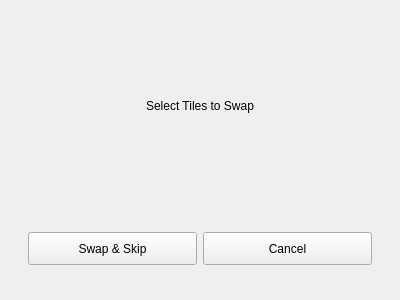
<?xml version="1.0" encoding="UTF-8"?>
<ui version="4.0">
 <class>tile_swap</class>
 <widget class="QDialog" name="tile_swap">
  <property name="geometry">
   <rect>
    <x>0</x>
    <y>0</y>
    <width>400</width>
    <height>300</height>
   </rect>
  </property>
  <property name="windowTitle">
   <string>Dialog</string>
  </property>
  <layout class="QVBoxLayout" name="verticalLayout">
   <property name="spacing">
    <number>0</number>
   </property>
   <property name="leftMargin">
    <number>10</number>
   </property>
   <property name="topMargin">
    <number>10</number>
   </property>
   <property name="rightMargin">
    <number>10</number>
   </property>
   <property name="bottomMargin">
    <number>10</number>
   </property>
   <item>
    <widget class="QFrame" name="frame">
     <property name="frameShape">
      <enum>QFrame::NoFrame</enum>
     </property>
     <property name="frameShadow">
      <enum>QFrame::Raised</enum>
     </property>
     <layout class="QVBoxLayout" name="verticalLayout_2">
      <property name="spacing">
       <number>0</number>
      </property>
      <item>
       <widget class="QFrame" name="swap_icon_container">
        <property name="frameShape">
         <enum>QFrame::NoFrame</enum>
        </property>
        <property name="frameShadow">
         <enum>QFrame::Raised</enum>
        </property>
        <layout class="QHBoxLayout" name="horizontalLayout">
         <item>
          <widget class="QLabel" name="swap_icon">
           <property name="sizePolicy">
            <sizepolicy hsizetype="Fixed" vsizetype="Fixed">
             <horstretch>0</horstretch>
             <verstretch>0</verstretch>
            </sizepolicy>
           </property>
           <property name="minimumSize">
            <size>
             <width>40</width>
             <height>40</height>
            </size>
           </property>
           <property name="maximumSize">
            <size>
             <width>40</width>
             <height>40</height>
            </size>
           </property>
           <property name="text">
            <string/>
           </property>
           <property name="alignment">
            <set>Qt::AlignCenter</set>
           </property>
          </widget>
         </item>
        </layout>
       </widget>
      </item>
      <item>
       <widget class="QFrame" name="label_container">
        <property name="frameShape">
         <enum>QFrame::NoFrame</enum>
        </property>
        <property name="frameShadow">
         <enum>QFrame::Raised</enum>
        </property>
        <layout class="QVBoxLayout" name="verticalLayout_3">
         <property name="spacing">
          <number>0</number>
         </property>
         <item>
          <widget class="QLabel" name="title">
           <property name="text">
            <string>Select Tiles to Swap</string>
           </property>
           <property name="alignment">
            <set>Qt::AlignCenter</set>
           </property>
          </widget>
         </item>
         <item>
          <widget class="QLabel" name="selection_count">
           <property name="text">
            <string/>
           </property>
           <property name="alignment">
            <set>Qt::AlignCenter</set>
           </property>
          </widget>
         </item>
        </layout>
       </widget>
      </item>
      <item>
       <widget class="QFrame" name="tile_container">
        <property name="frameShape">
         <enum>QFrame::NoFrame</enum>
        </property>
        <property name="frameShadow">
         <enum>QFrame::Raised</enum>
        </property>
        <layout class="QHBoxLayout" name="horizontalLayout_3">
         <item>
          <layout class="QHBoxLayout" name="tile_layout">
           <property name="spacing">
            <number>8</number>
           </property>
          </layout>
         </item>
        </layout>
       </widget>
      </item>
      <item>
       <widget class="QFrame" name="button_container">
        <property name="frameShape">
         <enum>QFrame::NoFrame</enum>
        </property>
        <property name="frameShadow">
         <enum>QFrame::Raised</enum>
        </property>
        <layout class="QHBoxLayout" name="horizontalLayout_2">
         <item>
          <widget class="QPushButton" name="swap_button">
           <property name="minimumSize">
            <size>
             <width>0</width>
             <height>33</height>
            </size>
           </property>
           <property name="maximumSize">
            <size>
             <width>16777215</width>
             <height>33</height>
            </size>
           </property>
           <property name="focusPolicy">
            <enum>Qt::NoFocus</enum>
           </property>
           <property name="text">
            <string>Swap &amp;&amp; Skip</string>
           </property>
          </widget>
         </item>
         <item>
          <widget class="QPushButton" name="cancel_button">
           <property name="minimumSize">
            <size>
             <width>0</width>
             <height>33</height>
            </size>
           </property>
           <property name="maximumSize">
            <size>
             <width>16777215</width>
             <height>33</height>
            </size>
           </property>
           <property name="focusPolicy">
            <enum>Qt::NoFocus</enum>
           </property>
           <property name="text">
            <string>Cancel</string>
           </property>
          </widget>
         </item>
        </layout>
       </widget>
      </item>
     </layout>
    </widget>
   </item>
  </layout>
 </widget>
 <resources/>
 <connections/>
</ui>
